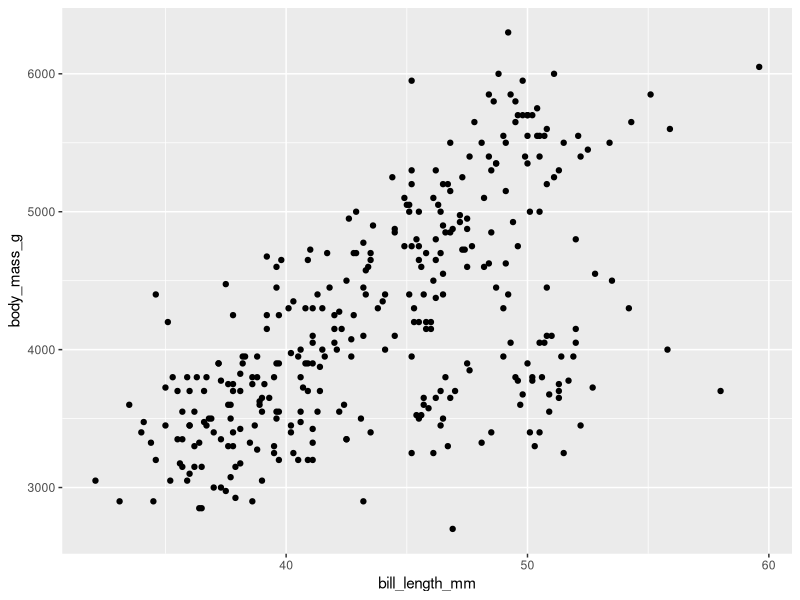
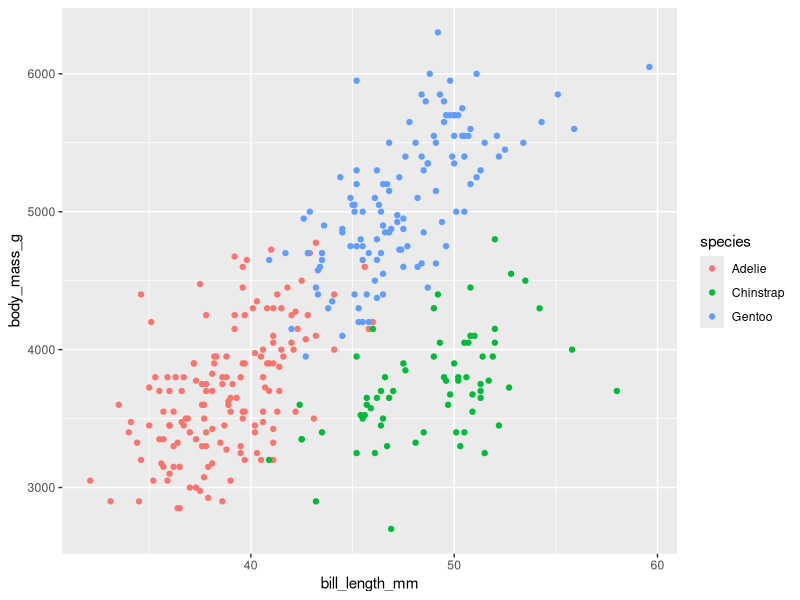
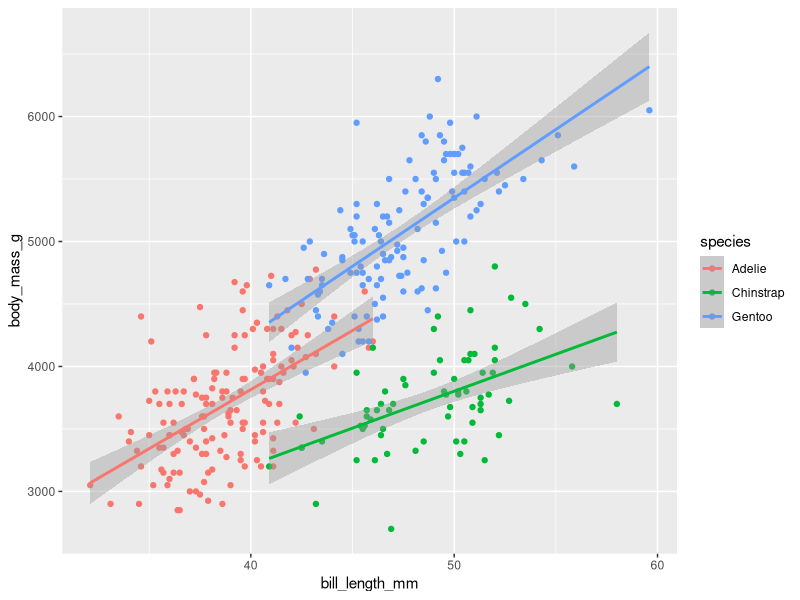
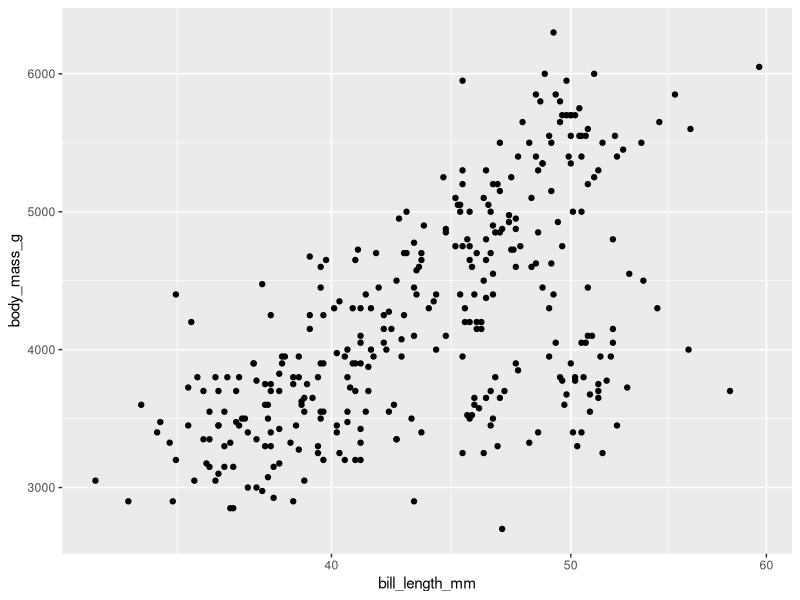
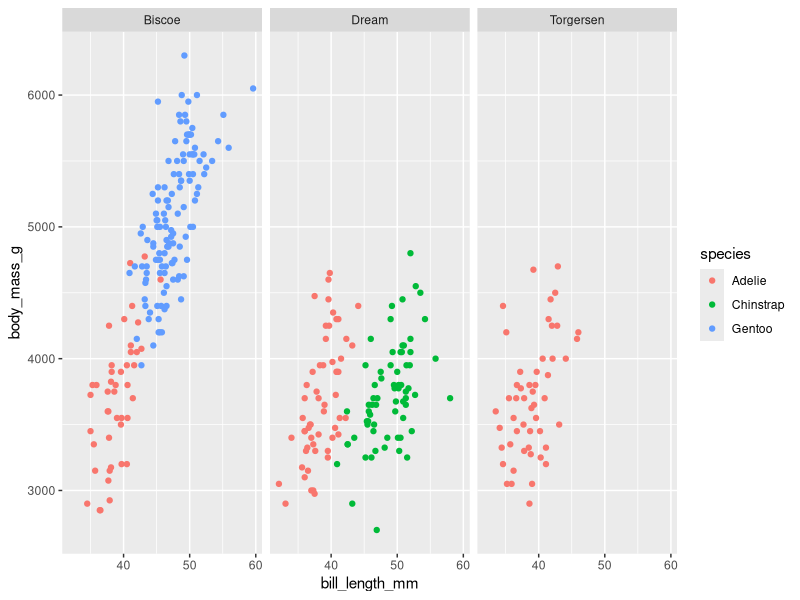
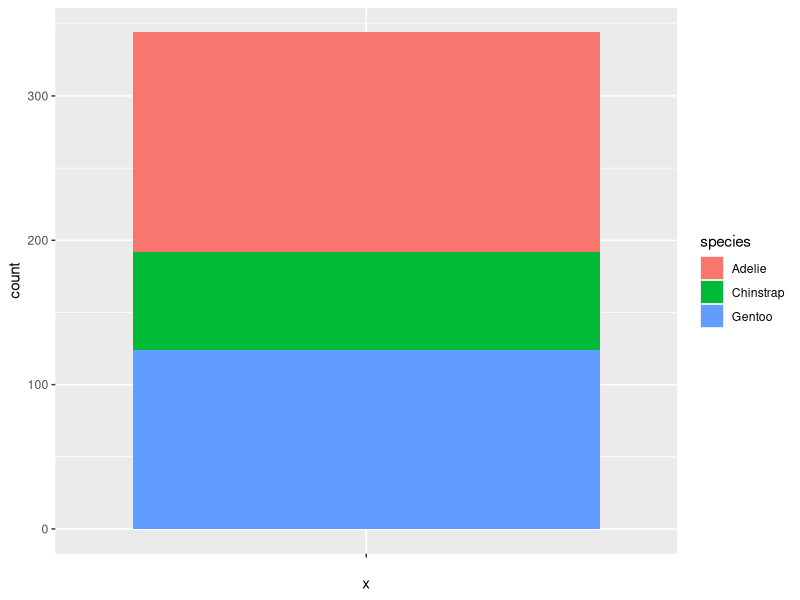
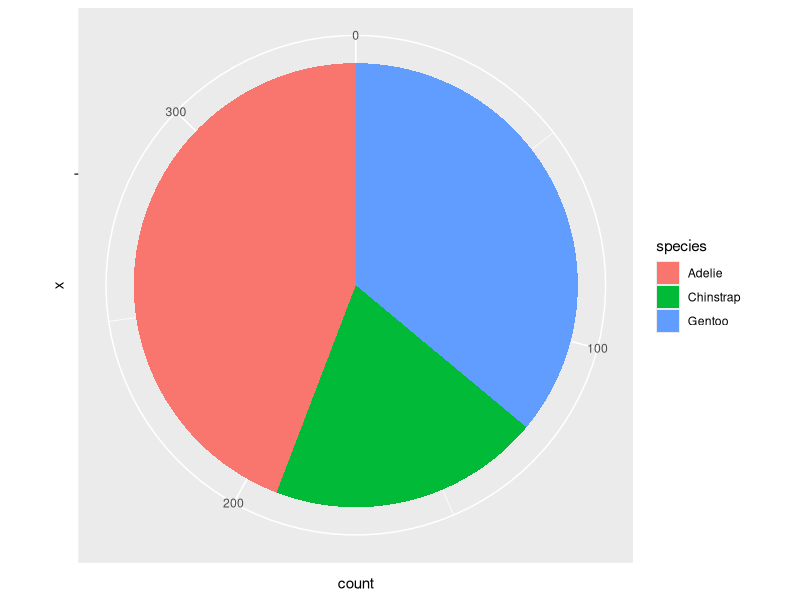

Here is the R script that generated these plots, in order:
## ---- chunk 1
library(ggplot2)
library(dplyr)
library(palmerpenguins)

library(here)

knitr::opts_chunk$set(
  echo = TRUE,
  message = FALSE,
  warning = FALSE,
  fig.width = 8,
  fig.height = 5
)
## ---- chunk 2
knitr::kable(
  head(penguins, 20),
  caption = "penguins dataset"
)
## ---- chunk 3
ggplot(
  data = penguins,
  mapping = aes(
    x = bill_length_mm,
    y = body_mass_g)
) +
  geom_point()
## ---- chunk 4
ggplot(
  data = penguins,
  mapping = aes(
    x = bill_length_mm,
    y = body_mass_g,
    colour = species
  )
) +
  geom_point()
## ---- chunk 5
ggplot(
  data = penguins,
  mapping = aes(
    x = bill_length_mm,
    y = body_mass_g,
    colour = species
  )
) +
  geom_point() +
  geom_smooth(method = "lm")
## ---- chunk 6
ggplot(
  data = penguins,
  mapping = aes(
    x = bill_length_mm,
    y = body_mass_g
  )
) +
  geom_point() +
  scale_x_log10()
## ---- chunk 7
ggplot(
  data = penguins,
  mapping = aes(
    x = bill_length_mm,
    y = body_mass_g,
    colour = species
  )
) +
  geom_point() +
  facet_wrap(~island)
## ---- chunk 8
ggplot(
  data = penguins,
  mapping = aes(
    x = "",
    fill = species
  )
) +
  geom_bar()
## ---- chunk 9
ggplot(
  data = penguins,
  mapping = aes(
    x = "",
    fill = species
  )
) +
  geom_bar() +
  coord_polar(theta = "y")
